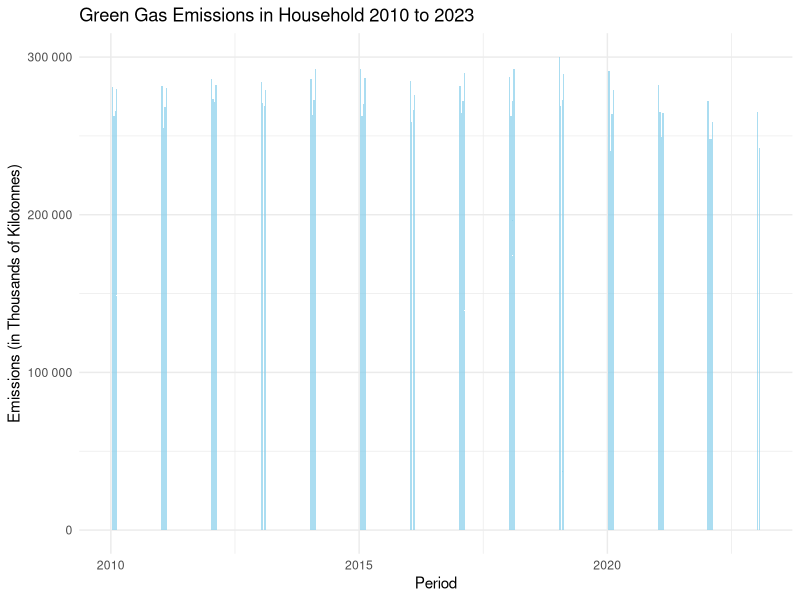

Reproduce this figure in R.
#Noah Greski and Andrew Jop
#Fall 2023
#Emissions Bar Chart

install.packages("ggplot2")

library(ggplot2)

#read in file
data <- read.csv("greenhouse-gas-emissions-industry-and-household-march-and-june-2023-quarters.csv")

ggplot(data, aes(x = Period, y = Data_value)) +
  geom_bar(stat = "identity", fill = "skyblue", alpha = 0.7) +
  labs(title = "Green Gas Emissions in Household 2010 to 2023", x = "Period", y = "Emissions (in Thousands of Kilotonnes)") +
  theme_minimal() +
  scale_y_continuous(labels = scales::label_number())